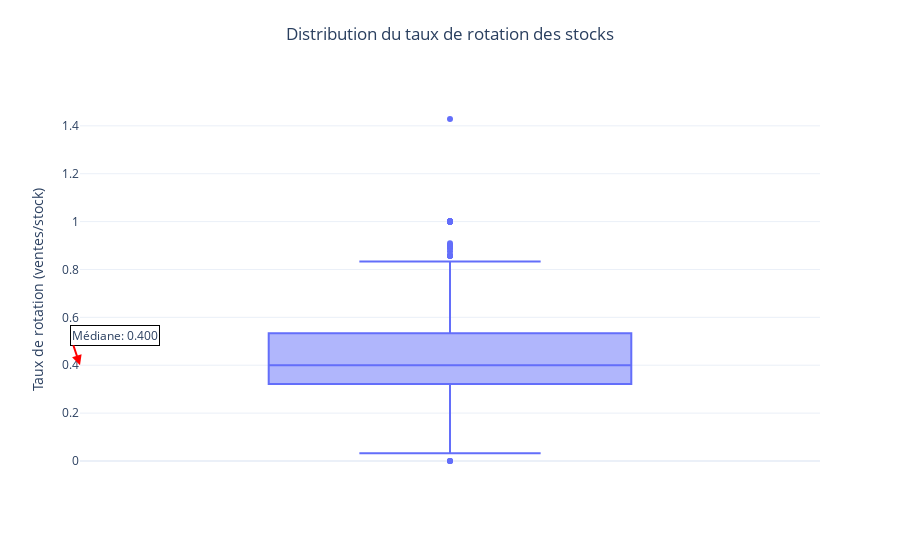

The cell this chart's notebook holds for it:
### Code cell
#Créer le boxplot pour la rotation des stocks
fig1 = px.box(df_merge, y='rotation_par_produit',
             title='Distribution du taux de rotation des stocks')

fig1.update_layout(
    title={
        'text': 'Distribution du taux de rotation des stocks',
        'y': 0.95, 'x': 0.5, 'xanchor': 'center', 'yanchor': 'top'
    },
    yaxis_title="Taux de rotation (ventes/stock)",
    template="plotly_white"
)
# Calculer la médiane
rotation_mediane = df_merge['rotation_par_produit'].median()

# Ajouter une annotation pour la médiane
fig1.add_annotation(
    text=f"Médiane: {rotation_mediane:.3f}",
    x=0,  # Position horizontale
    y=rotation_mediane,  # Position verticale (au niveau de la médiane)
    xref="x domain",
    yref="y",
    xanchor="left",
    showarrow=True,
    arrowhead=2,
    arrowcolor="red",
    arrowsize=1,
    arrowwidth=2,
    bgcolor="white",
    bordercolor="black",
    borderwidth=1
)

### Figure 1 — Plotly figure (JSON) as saved in the notebook; plotly's stock layout.template omitted (floating-point values rounded to 4 significant figures; data arrays with more than 128 entries replaced by an {"elided": "..."} marker saying what was removed)
{"data": [{"alignmentgroup": "True", "hovertemplate": "rotation_par_produit=%{y}<extra></extra>", "legendgroup": "", "marker": {"color": "#636efa"}, "name": "", "notched": false, "offsetgroup": "", "orientation": "v", "showlegend": false, "type": "box", "x0": " ", "xaxis": "x", "y": {"elided": "825 float values"}, "y0": " ", "yaxis": "y"}], "layout": {"annotations": [{"arrowcolor": "red", "arrowhead": 2, "arrowsize": 1, "arrowwidth": 2, "bgcolor": "white", "bordercolor": "black", "borderwidth": 1, "showarrow": true, "text": "Médiane: 0.400", "x": 0, "xanchor": "left", "xref": "x domain", "y": 0.4, "yref": "y"}], "boxmode": "group", "legend": {"tracegroupgap": 0}, "title": {"text": "Distribution du taux de rotation des stocks", "x": 0.5, "xanchor": "center", "y": 0.95, "yanchor": "top"}, "xaxis": {"anchor": "y", "domain": [0, 1]}, "yaxis": {"anchor": "x", "domain": [0, 1], "title": {"text": "Taux de rotation (ventes/stock)"}}}}
